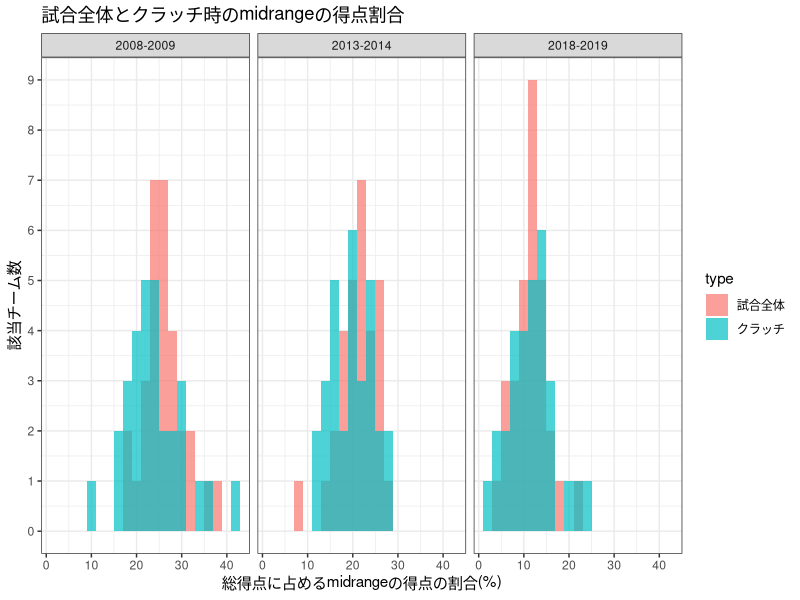

Source code (R): (Note: this script raises an error after producing the figure.)
library(tidyverse)
library(openxlsx)

area <- read_csv("midrange_area.csv")
clutch <- read_csv("midrange_clutch_portion.csv")


# comparison_clutch_normal ------------------------------------------------

#mean of %PTS_2PT_MR

clutch %>% #FTの増加分調整しないやつ
  group_by(season, type) %>%
  summarise(mean_MR = mean(`%PTS_2PT_MR`), 
            mean_2PT = mean(`%PTS_2PT`),
            mean_3PT = mean(`%PTS_3PT`),
            mean_FT = mean(`%PTS_FT`)
            ) %>%
  write.xlsx("clutch_FT_notAdjusted.xlsx")

clutch %>% #FTの増加分調整するやつ
  group_by(season, type) %>%
  summarise(mean_MR = mean(`%PTS_2PT_MR`*100/(100-`%PTS_FT`)), 
            mean_2PT = mean(`%PTS_2PT`*100/(100-`%PTS_FT`)),
            mean_3PT = mean(`%PTS_3PT`*100/(100-`%PTS_FT`)),
            mean_FT = mean(`%PTS_FT`)) %>%
  write.xlsx("clutch_FT_Adjusted.xlsx")


#シーズンごとの%PTS_2PT_MRの分布のヒストグラム
clutch %>% #FTの増加分調整するやつ
  mutate(mean_MR = `%PTS_2PT_MR`*100/(100-`%PTS_FT`)) %>%
  ggplot(aes(x = mean_MR, fill = type))+
  geom_histogram(binwidth = 2, position = "identity", alpha = 0.7)+
  scale_y_continuous(breaks = seq(0, 9, 1))+
  scale_fill_hue(name = "type", labels = c(all = "試合全体", clutch = "クラッチ"))+
  facet_wrap(~ season)+
  labs(x = "総得点に占めるmidrangeの得点の割合(%)", y = "該当チーム数", title = "試合全体とクラッチ時のmidrangeの得点割合")+
  theme_bw()+
  ggsave("perPTS_2PT_MR_clutch.png")


# change of shotarea in time series ---------------------------------------

#season
area %>%
  group_by(season) %>%
  summarise(`midrange_FGA%` = sum(MID_RANGE_FGA)/sum(RA_FGA + NON_RA_FGA + MID_RANGE_FGA + C3_FGA + AB3_FGA),
            `midrange_FG%` = sum(MID_RANGE_FGM)/sum(MID_RANGE_FGA))

#season and type
area %>%
  group_by(season,type) %>%
  summarise(`midrange_FGA%` = sum(MID_RANGE_FGA)/sum(RA_FGA + NON_RA_FGA + MID_RANGE_FGA + C3_FGA + AB3_FGA),
            `midrange_FG%` = sum(MID_RANGE_FGM)/sum(MID_RANGE_FGA))

#playoffに出場したチームのみ
area %>%
  left_join(area, by = "TEAM") %>%
  filter(type.y == "Playoff",
         season.x == season.y) %>%
  group_by(season.x, type.x) %>%
  summarise(`midrange_FGA%` = sum(MID_RANGE_FGA.x)/sum(RA_FGA.x + NON_RA_FGA.x + MID_RANGE_FGA.x + C3_FGA.x + AB3_FGA.x),
            `midrange_FG%` = sum(MID_RANGE_FGM.x)/sum(MID_RANGE_FGA.x)) %>%
  rename(シーズン = season.x, タイプ = type.x, FGAに占めるmidrange試投数の割合 = `midrange_FGA%`, `midrangeのFG%` = `midrange_FG%`) %>%
  write.xlsx("shotarea_midrange_season_type_onlyplayoffteam.xlsx")

